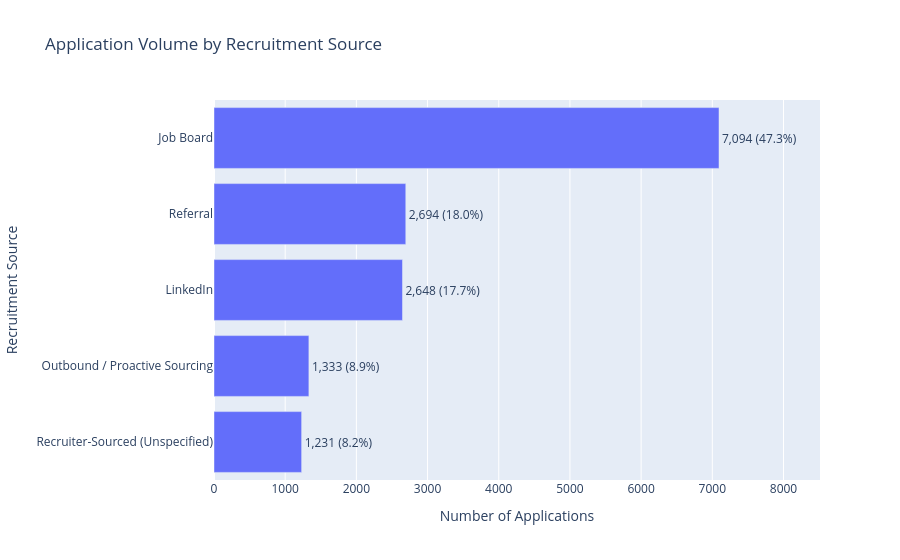

The cell this chart's notebook holds for it:
### Markdown cell above
### Step 2 — Visualize recruitment source volume

### Code cell
# Reset the index to turn recruitment sources into a column
source_chart = source_df.reset_index()

# Create labels showing application counts and percentages
source_chart["Label"] = (
    source_chart["Applications"].map("{:,}".format)
    + " (" + source_chart["Percentage"].map("{:.1f}%".format) + ")"
)

# Create a horizontal bar chart
fig = px.bar(
    source_chart,
    x="Applications",
    y="Source_Label",
    orientation="h",
    text="Label",
    title="Application Volume by Recruitment Source"
)

# Sort sources from highest to lowest application volume
fig.update_yaxes(categoryorder="total ascending")

# Display labels outside the bars
fig.update_traces(textposition="outside")

# Improve chart layout
fig.update_layout(
    xaxis_title="Number of Applications",
    yaxis_title="Recruitment Source",
    xaxis_range=[0, source_chart["Applications"].max() * 1.2],
    showlegend=False
)

# Display the chart
fig.show()

### Figure 1 — Plotly figure (JSON) as saved in the notebook; plotly's stock layout.template omitted (floating-point values rounded to 4 significant figures)
{"data": [{"alignmentgroup": "True", "hovertemplate": "Applications=%{x}<br>Source_Label=%{y}<br>Label=%{text}<extra></extra>", "legendgroup": "", "marker": {"color": "#636efa", "pattern": {"shape": ""}}, "name": "", "offsetgroup": "", "orientation": "h", "showlegend": false, "text": ["7,094 (47.3%)", "2,694 (18.0%)", "2,648 (17.7%)", "1,333 (8.9%)", "1,231 (8.2%)"], "textposition": "outside", "type": "bar", "x": [7094, 2694, 2648, 1333, 1231], "xaxis": "x", "y": ["Job Board", "Referral", "LinkedIn", "Outbound / Proactive Sourcing", "Recruiter-Sourced (Unspecified)"], "yaxis": "y"}], "layout": {"barmode": "relative", "legend": {"tracegroupgap": 0}, "showlegend": false, "title": {"text": "Application Volume by Recruitment Source"}, "xaxis": {"anchor": "y", "domain": [0, 1], "range": [0, 8513.0], "title": {"text": "Number of Applications"}}, "yaxis": {"anchor": "x", "categoryorder": "total ascending", "domain": [0, 1], "title": {"text": "Recruitment Source"}}}}
